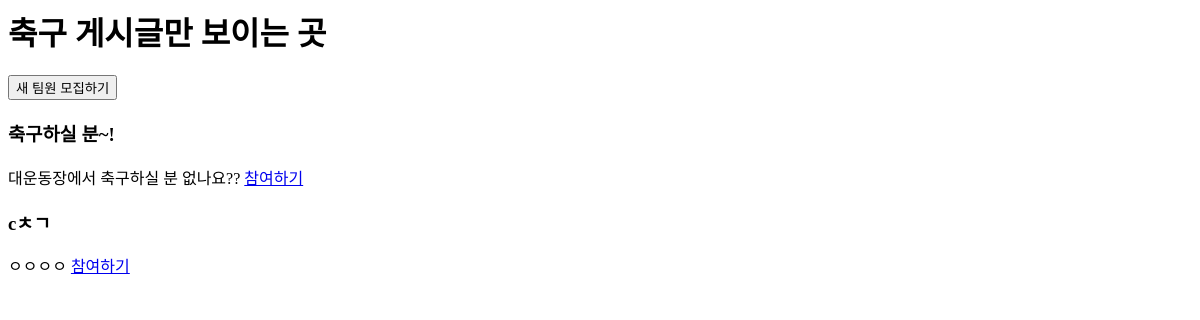
The app's page /post/soccer_list/, older data.
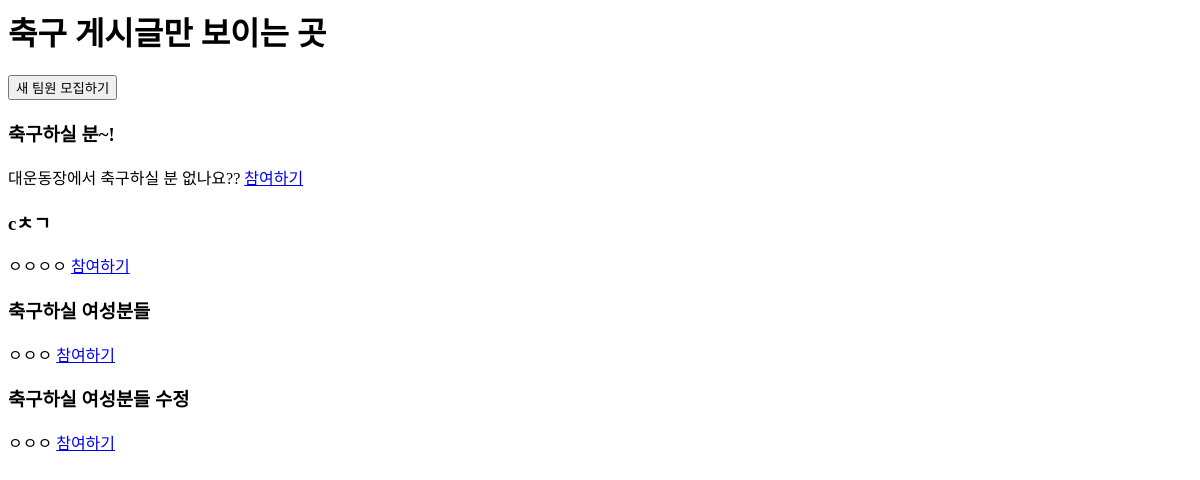
The same page, newer data.
### post/models.py (models this page shows, shortened)
class Post(models.Model):
    id = models.AutoField(primary_key=True)
    title = models.CharField(max_length=200)
    pub_date = models.DateTimeField()
    body = models.TextField()
    pub_date = models.DateTimeField(auto_now=True, verbose_name="등록(수정)일")
    exercise = models.ForeignKey(Exercise, on_delete=models.CASCADE, blank=True, null=True)
    sex = models.ForeignKey(Sex, on_delete=models.CASCADE, blank=True, null=True)
    def summary(self):
        return self.body[:20]

### post/views.py (the view)
# urls.py: path('soccer_list/', soccer_list, name="soccer_list"),
def soccer_list(request):
    soccer_list = []
    s = Exercise.objects.filter(name="축구")
    soccer_post = Post.objects.filter(exercise__in=s)
    for post in soccer_post:
        soccer_list.append(post)
    return render(request, 'post/soccer_list.html', {'soccer_list': soccer_list})

### post/templates/post/soccer_list.html
<h1>축구 게시글만 보이는 곳</h1>
<button type="button" onclick="location.href='/post/post_new/';"> 새 팀원 모집하기  </button>
{% for s in soccer_list %}
    <div>
    <h3>{{s.title}}</h3>
    {{s.summary}}
    <a href = "{%url 'post:post_detail' s.id%}">참여하기</a>
    </div>
{% endfor %}

Row changes from the older to the newer data that the page shows:
added Post: title "축구하실 여성분들", summary "ㅇㅇㅇ"
added Post: title "축구하실 여성분들 수정", summary "ㅇㅇㅇ"
